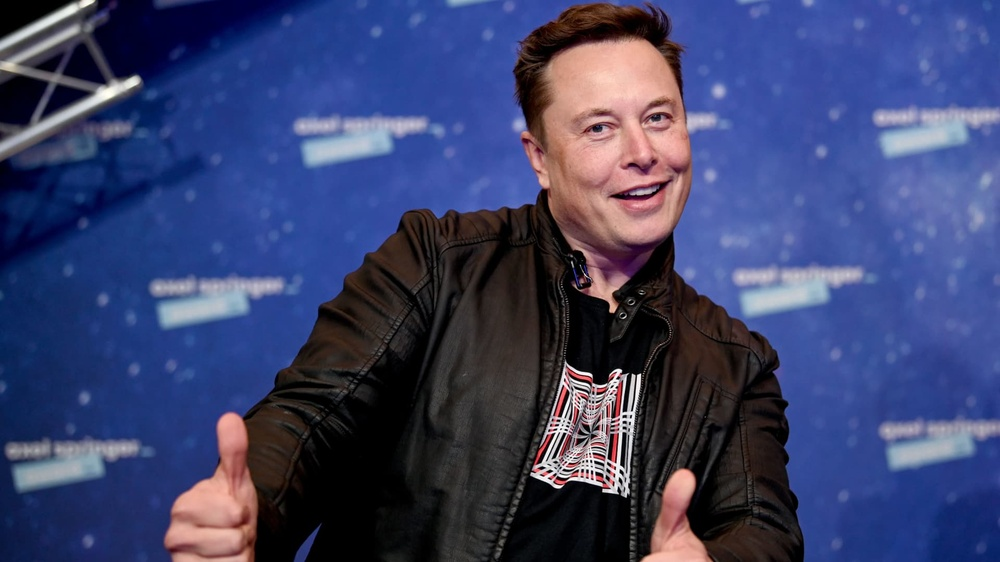
#> input picture opencv/data/elon musk.jpg, 1000 x 562 px, shrunk from 1920 x 1080 before the run
$ jupyter execute '역상.ipynb'
#> lines starting #> are read from the running program, lines starting #| are printed output that depends on the picture
[cell 1]
import cv2
import matplotlib.pyplot as plt

path = '../data/elon musk.jpg'
image = cv2.imread(path)
#> image is the input picture: shape (562, 1000, 3); mean B, G, R 107.5, 66.3, 59.5
image = cv2.cvtColor(image, cv2.COLOR_BGR2RGB)

dst = cv2.bitwise_not(image)
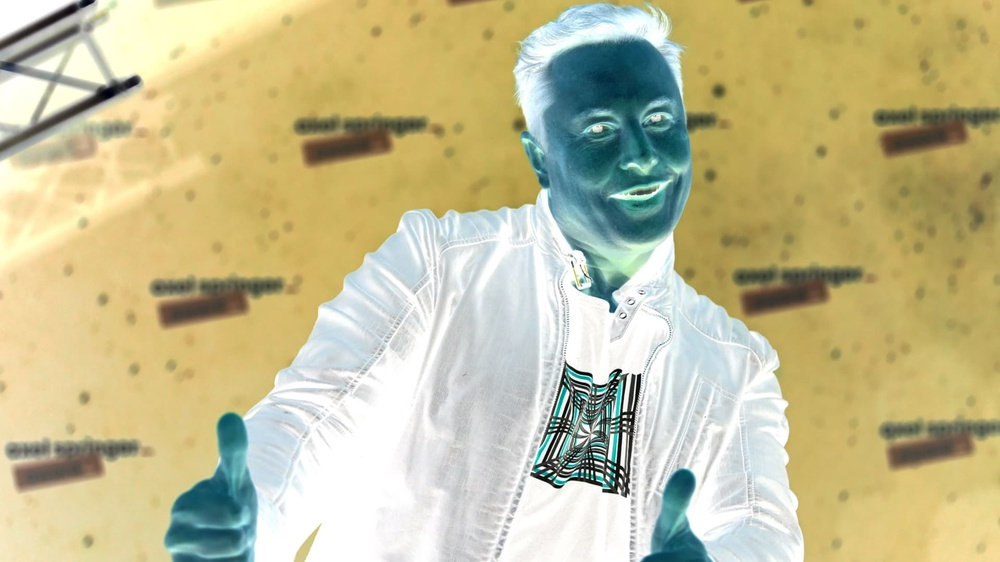
#> dst: shape (562, 1000, 3); mean R, G, B 195.5, 188.7, 147.5

titles = ['Origin', 'dst']
images = [image, dst]

plt.figure(figsize=(10, 10))
for i in range(len(titles)):
    plt.subplot(1, 2, i+1)
    plt.imshow(images[i])
    plt.title(titles[i])
    plt.axis('off')
plt.show()
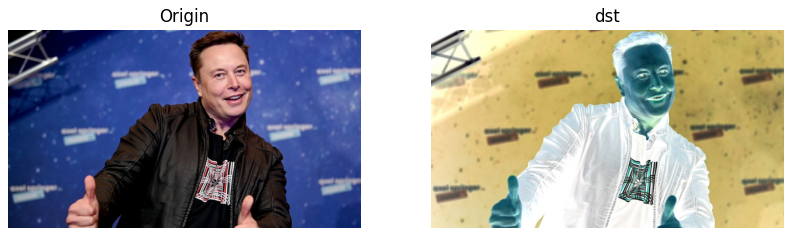
#> figure drawn by matplotlib, 2 panels

$ run again, with opencv/data/tomato.jpg copied over opencv/data/elon musk.jpg
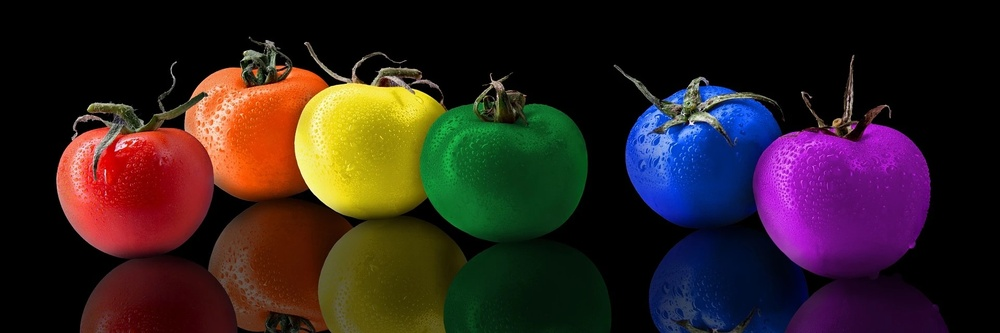
#> input picture opencv/data/tomato.jpg, 1000 x 333 px, shrunk from 1920 x 640 before the run
#> image is the input picture: shape (333, 1000, 3); mean B, G, R 31.9, 32.8, 48.4
#> `dst = cv2.bitwise_not(image)`:
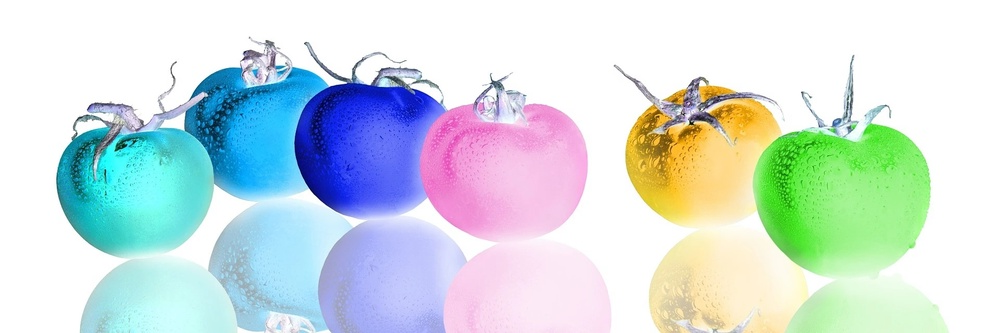
#> dst: shape (333, 1000, 3); mean R, G, B 206.6, 222.2, 223.1
#> `plt.show()`:
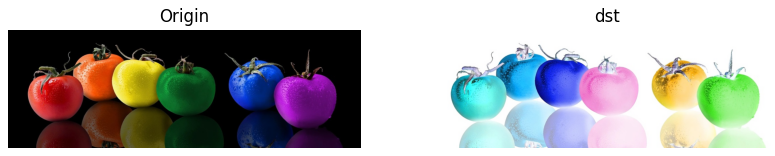
#> figure drawn by matplotlib, 2 panels
